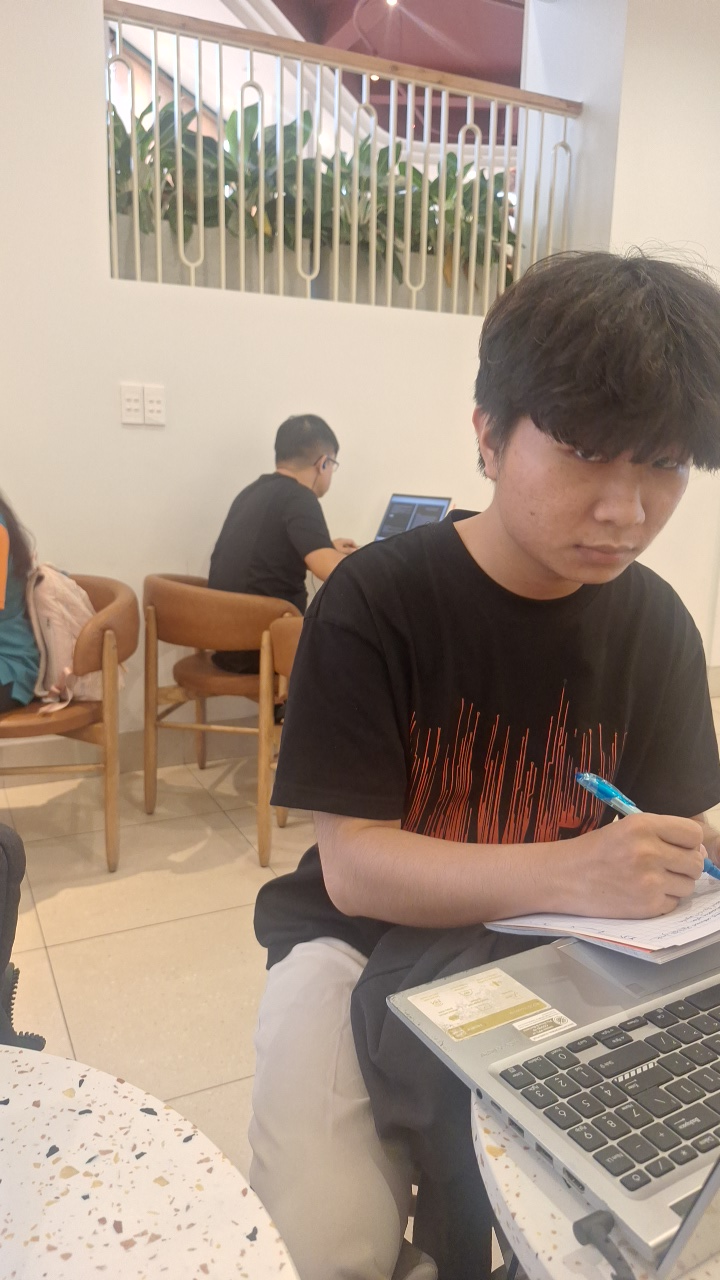
#> input picture Neo-Brutalism Locket/server/eval/photos_faces/photo_02.jpg, 720 x 1280 px
$ python -i frame_align.py   (imports and definitions only)
#> lines starting #> are read from the running program, lines starting #| are printed output that depends on the picture
#> further down, picture is the input picture: shape (1280, 720, 3); mean B, G, R 132, 146.2, 164.1
"""'Hold the shot' (Chụp hộ): the phone is handed to someone else, who sees where the locked frame
is and which way to move to get back to it. This is the part that decides that, tried here on
ordinary pictures before it goes on a phone.

`estimate(locked, current)` finds how the scene in `current` sits against the scene in `locked`
(ORB features, then a similarity transform: shift, turn and scale, found with RANSAC) and
`guidance` turns that into what to tell the person. When it cannot tell (blank wall, dark, the
scene changed too much) it says "unsure" and why, instead of guessing: the app then says it cannot
recognise the frame.

Conventions (image coordinates, x to the right, y down, as in the pictures):
- `dx`, `dy`: how far the locked scene's centre sits from the frame centre in `current`, as a
  fraction of the frame's width and height. Positive dx means the scene is to the right of where
  it should be, so the person must move the phone's view to the right to bring it back.
- `roll_deg`: how far the scene is turned clockwise; the person rolls the phone clockwise to undo it.
- `scale`: how big the locked scene looks in `current`; above 1 it is too close, so step back.
"""
from __future__ import annotations

import math
from dataclasses import dataclass, field

import cv2
import numpy as np

WORK = 320  # the long side matching is done at (about 10 times a second on a phone)
MIN_MATCHES = 12
MIN_INLIERS = 10
MIN_INLIER_RATIO = 0.4
MAX_ROLL_DEG = 60.0
SCALE_RANGE = (0.5, 2.0)
MIN_SPREAD = 0.10  # inliers must cover this much of the frame, or the estimate rests on one blob

REASON_FEW_FEATURES = "few_features"  # blank wall, dark or blurred: nothing to match on
REASON_NO_MATCH = "no_match"  # features exist but do not agree: another scene
REASON_IMPLAUSIBLE = "implausible"  # an agreed transform too wild to be the same scene
REASON_CONCENTRATED = "concentrated"  # the agreeing points all sit in one small spot

# Within this, the frame counts as found.
ALIGNED_SHIFT = 0.03
ALIGNED_ROLL_DEG = 2.0
ALIGNED_SCALE = 0.04


@dataclass
class Alignment:
    ok: bool
    reason: str | None = None
    dx: float = 0.0
    dy: float = 0.0
    roll_deg: float = 0.0
    scale: float = 1.0
    inliers: int = 0
    info: dict = field(default_factory=dict)


@dataclass
class Guidance:
    """What to tell the person. Each of `horizontal`, `vertical`, `roll`, `distance` is None when
    that part is already within tolerance."""

    state: str  # "aligned" | "adjust" | "unsure"
    horizontal: str | None = None  # "left" | "right"
    vertical: str | None = None  # "up" | "down"
    roll: str | None = None  # "clockwise" | "counterclockwise"
    distance: str | None = None  # "closer" | "back"
    reason: str | None = None


def _prepare(img: np.ndarray) -> tuple[np.ndarray, float]:
    gray = cv2.cvtColor(img, cv2.COLOR_BGR2GRAY) if img.ndim == 3 else img
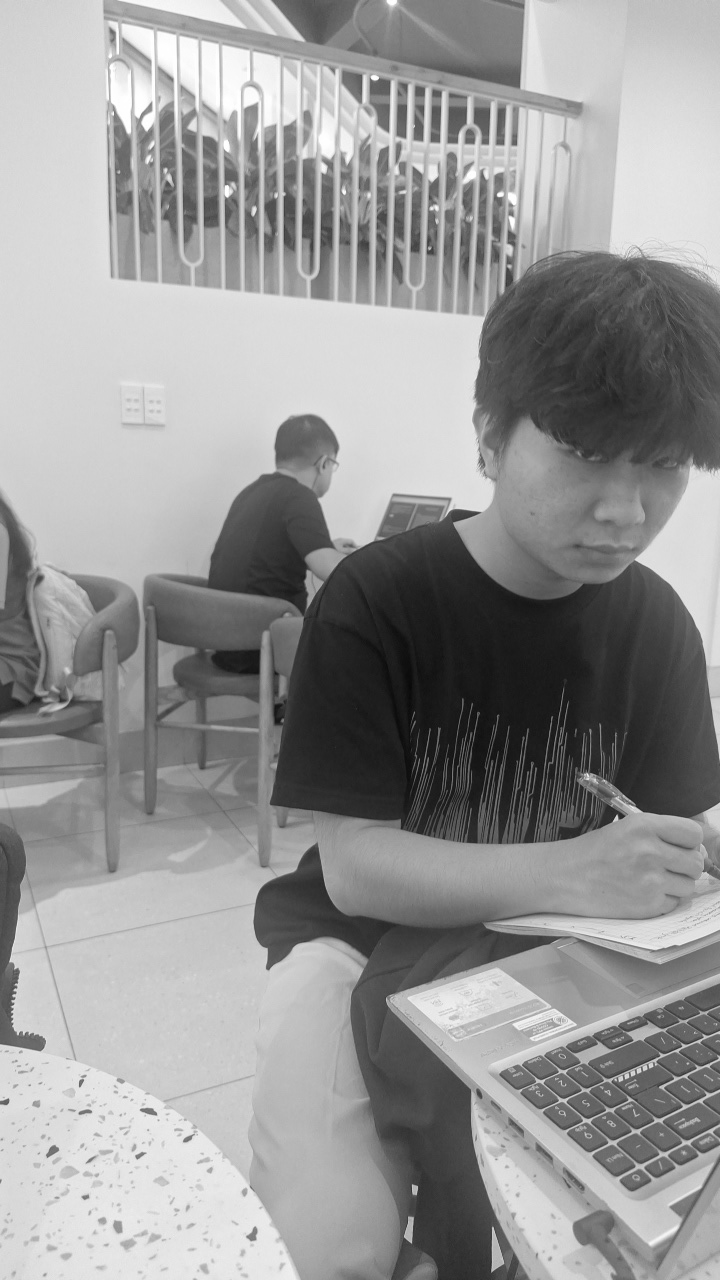
#> gray: shape (1280, 720); min 9, max 255, mean 149.9
    scale = WORK / max(gray.shape)
#> scale = 0.25
    if scale < 1:
        gray = cv2.resize(gray, None, fx=scale, fy=scale, interpolation=cv2.INTER_AREA)
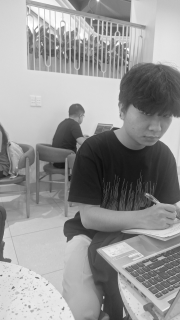
#> gray: shape (320, 180); min 11, max 254, mean 149.9
    else:
        scale = 1.0
    # Evens out the exposure difference between a locked frame and the live one.
    return cv2.createCLAHE(clipLimit=2.0, tileGridSize=(4, 4)).apply(gray), scale


# [71 lines left out: functions estimate, guidance, not called in this run]

>>> import cv2
>>> picture = cv2.imread('photos_faces/photo_02.jpg')
>>> result = _prepare(picture)

$ run again, on Neo-Brutalism Locket/server/eval/photos_faces/photo_08.jpg
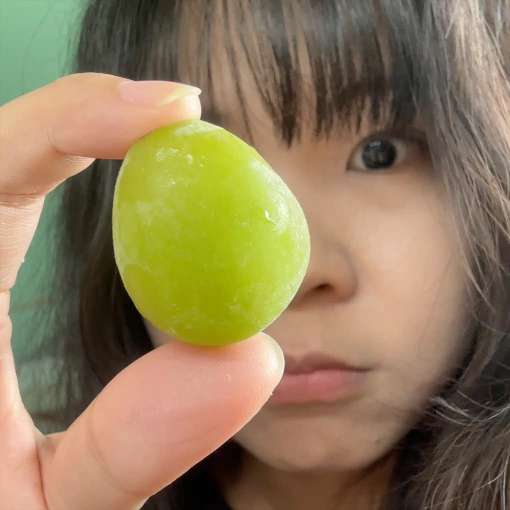
#> input picture Neo-Brutalism Locket/server/eval/photos_faces/photo_08.jpg, 1020 x 1020 px (shown at 1/2 size)
#> picture is the input picture: shape (1020, 1020, 3); mean B, G, R 89.3, 123.2, 142.8
#> in _prepare, `gray = cv2.cvtColor(img, cv2.COLOR_BGR2GRAY) if img.ndim == 3 else img`:
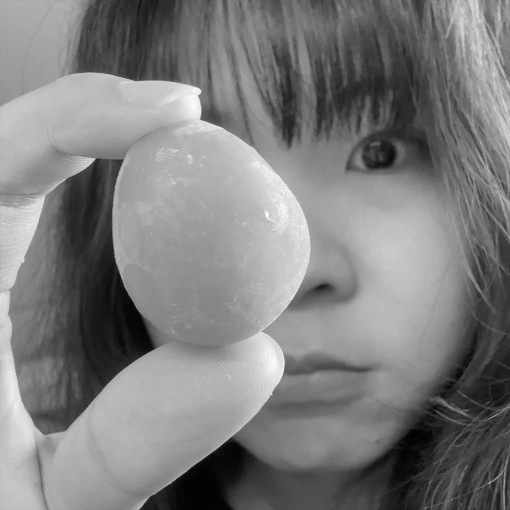
#> gray: shape (1020, 1020) (shown at 1/2 size); min 0, max 253, mean 125.2
#> in _prepare, `gray = cv2.resize(gray, None, fx=scale, fy=scale, interpolation=cv2.IN..`:
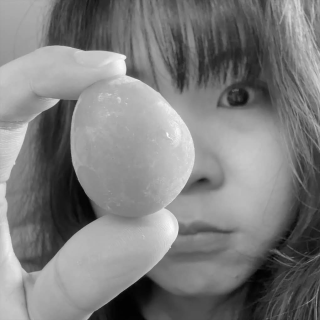
#> gray: shape (320, 320); min 2, max 252, mean 125.2

$ run again, on Neo-Brutalism Locket/server/eval/photos_faces/photo_12.jpg
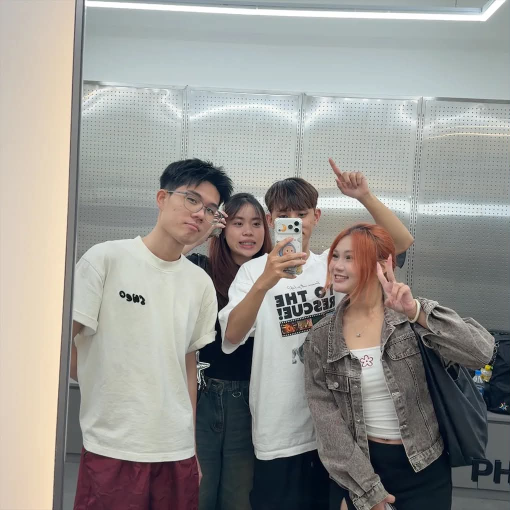
#> input picture Neo-Brutalism Locket/server/eval/photos_faces/photo_12.jpg, 1020 x 1020 px (shown at 1/2 size)
#> picture is the input picture: shape (1020, 1020, 3); mean B, G, R 146, 150.3, 151.6
#> in _prepare, `gray = cv2.cvtColor(img, cv2.COLOR_BGR2GRAY) if img.ndim == 3 else img`:
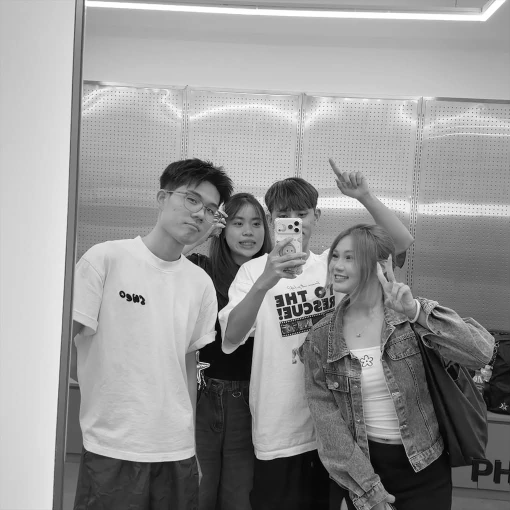
#> gray: shape (1020, 1020) (shown at 1/2 size); min 0, max 255, mean 150.2
#> in _prepare, `gray = cv2.resize(gray, None, fx=scale, fy=scale, interpolation=cv2.IN..`:
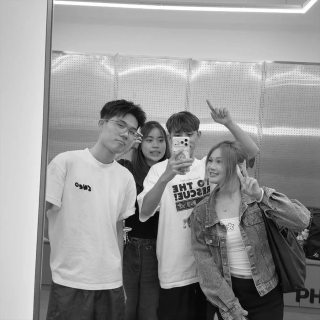
#> gray: shape (320, 320); min 5, max 255, mean 150.2
